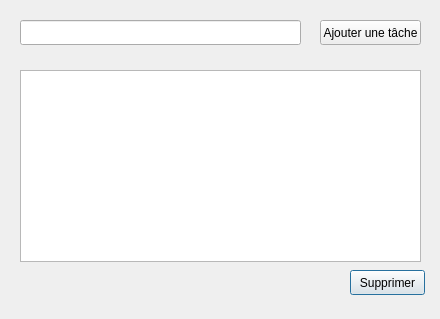
<?xml version="1.0" encoding="UTF-8"?>
<ui version="4.0">
 <class>tache</class>
 <widget class="QDialog" name="tache">
  <property name="geometry">
   <rect>
    <x>0</x>
    <y>0</y>
    <width>440</width>
    <height>319</height>
   </rect>
  </property>
  <property name="windowTitle">
   <string>Dialog</string>
  </property>
  <widget class="QListWidget" name="widget">
   <property name="geometry">
    <rect>
     <x>20</x>
     <y>70</y>
     <width>401</width>
     <height>192</height>
    </rect>
   </property>
  </widget>
  <widget class="QPushButton" name="pushButton_supprimer">
   <property name="geometry">
    <rect>
     <x>350</x>
     <y>270</y>
     <width>75</width>
     <height>25</height>
    </rect>
   </property>
   <property name="text">
    <string>Supprimer</string>
   </property>
  </widget>
  <widget class="QLineEdit" name="lineEdit">
   <property name="geometry">
    <rect>
     <x>20</x>
     <y>20</y>
     <width>281</width>
     <height>25</height>
    </rect>
   </property>
  </widget>
  <widget class="QPushButton" name="pushButton_ajouter">
   <property name="geometry">
    <rect>
     <x>320</x>
     <y>20</y>
     <width>101</width>
     <height>25</height>
    </rect>
   </property>
   <property name="text">
    <string>Ajouter une tâche</string>
   </property>
  </widget>
 </widget>
 <resources/>
 <connections/>
</ui>
